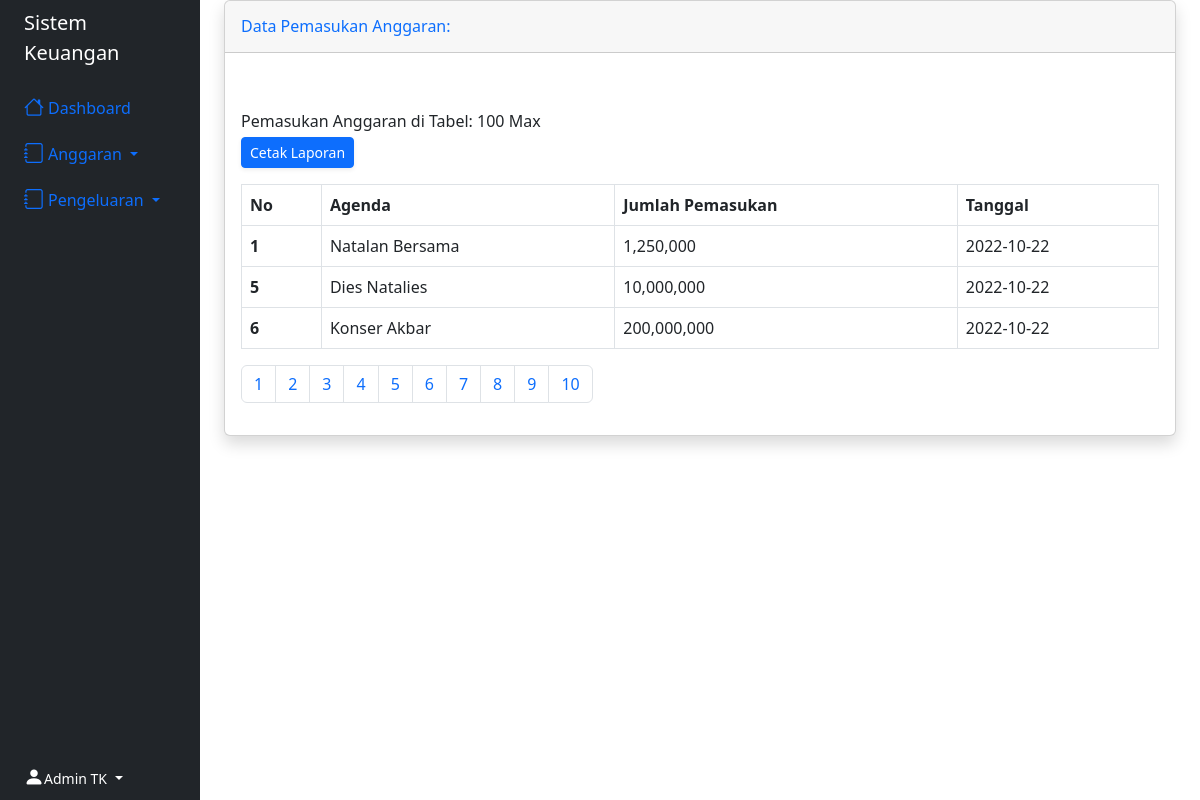
The app's page /laporan.php (signed in) with its own data.
### tables this page shows
CREATE TABLE `tbl_user` (
  `id` int(11) NOT NULL,
  `jenjang` varchar(10) NOT NULL,
  `name` varchar(30) NOT NULL,
  `username` varchar(70) NOT NULL,
  `password` varchar(255) NOT NULL
);

CREATE TABLE `tbl_anggaran` (
  `id_anggaran` int(11) NOT NULL,
  `keterangan` varchar(255) NOT NULL,
  `nilai` bigint(20) NOT NULL,
  `tanggal` date NOT NULL,
  `jenjang` varchar(10) NOT NULL
);

### laporan.php (the view, shortened to what this page needs)
<?php
    include 'conn.php';
    $total_out=mysqli_fetch_array($Jumlah_keluar)?>
<!DOCTYPE html>
<html>
<head>
  <link href="https://cdn.jsdelivr.net/npm/bootstrap@5.2.2/dist/css/bootstrap.min.css" rel="stylesheet">
  <link rel="stylesheet" href="https://cdn.jsdelivr.net/npm/bootstrap-icons@1.9.1/font/bootstrap-icons.css">
</head>
<body>
    <div class="container-fluid overflow-hidden">
        <div class="row vh-100 overflow-auto">
            <div class="col-12 col-sm-3 col-xl-2 px-sm-2 px-0 bg-dark d-flex sticky-top">
                <div class="d-flex flex-sm-column flex-row flex-grow-1 align-items-center align-items-sm-start px-3 pt-2 text-white">
                    <a href="/" class="d-flex align-items-center pb-sm-3 mb-md-0 me-md-auto text-white text-decoration-none">
                        <span class="fs-5">Sistem Keuangan</span>
                    </a>
                    <ul class="nav nav-pills flex-sm-column flex-row flex-nowrap flex-shrink-1 flex-sm-grow-0 flex-grow-1 mb-sm-auto mb-0 justify-content-center align-items-center align-items-sm-start" id="menu">
                        <li class="nav-item">
                            <a href="index.php" class="nav-link px-sm-0 px-2">
                                <i class="fs-5 bi-house"></i><span class="ms-1 d-none d-sm-inline">Dashboard</span>
                            </a>
                        </li>
                        <li class="dropdown">
                            <a href="#" class="nav-link dropdown-toggle px-sm-0 px-1" id="dropdown" data-bs-toggle="dropdown" aria-expanded="false">
                                <i class="fs-5 bi-journal"></i><span class="ms-1 d-none d-sm-inline">Anggaran</span>
                            </a>
                        </li>
                        <li class="dropdown">
                            <a href="#" class="nav-link dropdown-toggle px-sm-0 px-1" id="dropdown" data-bs-toggle="dropdown" aria-expanded="false">
                                <i class="fs-5 bi-journal"></i><span class="ms-1 d-none d-sm-inline">Pengeluaran</span>
                            </a>
                        </li>
                    </ul>
                    <ul class="navbar-nav ml-auto">
                    <?php
                $pass = $_SESSION['user'];
                $in = mysqli_query($conn, "select * from tbl_user where username = '$pass'");
                $inn = mysqli_fetch_array($in);
                if($inn){
                    ?>
                    <li class="dropdown">
                    <a href="#" class="nav-link dropdown-toggle px-sm-0 px-1" id="dropdown" data-bs-toggle="dropdown" aria-expanded="false">
                        <i class="fs-5 bi-person-fill"></i><span class="mr-2 d-none d-lg-inline text-gray-600 small"><?php echo $inn['name']; ?></span>
                    </a>
                        </a></li>
                    <?php
        }
                    ?>
                </ul>
                </div>
            </div>
            <div class="col d-flex flex-column h-sm-100">
                <div class="container-fluid">
                    <div class="card shadow mb-4">
                        <div class="card-header py-3 d-flex flex-row align-items-center justify-content-between">
                            <h6 class="m-0 font-weight-bold text-primary">Data Pemasukan Anggaran:</h6>
                        </div>
                        <div class="card-body">
                            <?php
                             $hal= 10;
                             $page = (isset($_GET['page'])) ? (int)$_GET['page'] : 1;
                             $start = ($page - 1) * $hal;
                             $kap = $hal * $hal;
                             ?>
                             <div class="row mt-3">
                                <div class="col-md-8  mt-4">
                                    <h7 class="m-0 font-weight-bold">Pemasukan Anggaran di Tabel: <?php echo $kap." Max"; ?></h7><br>
                                    <a href="downloadanggaran.php" class="d-none d-sm-inline-block btn btn-sm btn-primary shadow-sm mt-1"><i class="fas fa-download fa-sm text-white-50"></i> Cetak Laporan</a>
                                </div>
                            </div>
                            <div class="table-responsive service">
                            <table class="table table-bordered table-hover  mt-3 text-nowrap css-serial">
                            <thead>
                                <tr>
                                    <th scope="col">No</th>
                                    <th scope="col">Agenda</th>
                                    <th scope="col">Jumlah Pemasukan</th>
                                    <th scope="col">Tanggal</th>
                                </tr>
                            </thead>
                            <?php
                            if(isset($_GET['cari'])){
                                $cari=mysqli_real_escape_string($conn, $_GET['cari']);
                                $search=mysqli_query($conn, "select * from tbl_realisasi where keterangan like '%".$cari."%'");
                                if(mysqli_num_rows($search) > 0){
                                    echo "<div class='col-md-10 col-sm-12 col-xs-12 ml-5'>";
                                    echo "<div class='alert alert-primary mt-4 ml-5' role='alert'>";
                                    echo "<p><center>Data Yang Anda Cari  Ditemukan</center></p>";
                                    echo   "</div>";
                                    echo "</div>";
                                }else{
                                    echo "<div class='col-md-10 col-sm-12 col-xs-12 ml-5'>";
                                    echo "<div class='alert alert-danger mt-4 ml-5' role='alert'>";
                                    echo "<p><center>$cari Yang Anda Cari Tidak Ditemukan</center></p>";
                                    echo   "</div>";
                                    echo "</div>";
                                }
                            }else{
                                $search=mysqli_query($conn, "select * from tbl_anggaran limit $start, $hal");
                            }
                            if(mysqli_num_rows($search)){
                                while($row = mysqli_fetch_array($search)){
                                    ?>
                                    <tbody>
                                        <tr>
                                            <th scope="row"><?php echo $row['id_anggaran'] ?></th>
                                            <td><?php echo $row['keterangan'] ?></td>
                                            <td><?php echo number_format($row['nilai']) ?></td>
                                            <td><?php echo $row['tanggal'] ?></td>
                                </tr>
                            </tbody>
                            <?php }}elseif(mysqli_num_rows($search) <= 0 AND !$cari){
                                echo "<div class='col-md-10 col-sm-12 col-xs-12 ml-5'>";
                                echo "<div class='alert alert-danger mt-4 ml-5' role='alert'>";
                                echo "<p><center>Data Anda Masih Kosong</center></p>";
                                echo "</div>";
                                echo "</div>";
                                }?>
                                </table>
                                <nav aria-label="Page navigation example">
                                    <ul class="pagination">
                                        <?php
                                        for($x=1;$x<=$hal ;$x++){
                                            ?>
                                            <li class="page-item"><a class="page-link" href="?page=<?php echo $x ?>"><?php echo $x ?></a></li>
                                            <?php } ?>
                                    </ul>
                                </nav>
                            </div>
                        </div>
                    </div>
                </div>
            </div>
        </div>
    </div>
</body>
</html>

### laporan.php (style rules this page uses)
@media (min-width: 576px) { .h-sm-100 { height: 100%; } }

### records on screen
tbl_user: name "Admin TK"
tbl_anggaran: id_anggaran "1", keterangan "Natalan Bersama", nilai "1,250,000", tanggal "2022-10-22"
tbl_anggaran: id_anggaran "5", keterangan "Dies Natalies", nilai "10,000,000", tanggal "2022-10-22"
tbl_anggaran: id_anggaran "6", keterangan "Konser Akbar", nilai "200,000,000", tanggal "2022-10-22"

### other values on screen
$kap "100"
